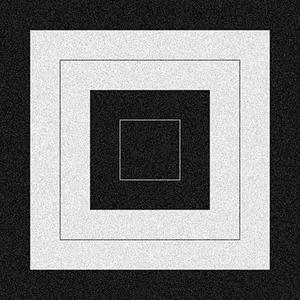
#> input picture ClassWork/box.jpg, 300 x 300 px, found by its file name
$ python basic_filter.py
#> lines starting #> are read from the running program, lines starting #| are printed output that depends on the picture
### ClassWork/kernal_generator.py
import numpy as np
import math
import numpy as np
import scipy.ndimage as ndimage

def generateGaussianKernel(sigmaX, sigmaY, MUL = 7, cx = -1, cy = -1):
#> called with sigmaX = 1, sigmaY = 1, MUL = 5, cx = -1, cy = -1
    w = int(sigmaX * MUL) | 1
    h = int(sigmaY * MUL) | 1

    #print(w,h)

    if cx == -1:
        cx = w // 2
    if cy == -1:
        cy = h // 2

    kernel = np.zeros((w, h))
    c = 1 / ( 2 * 3.1416 * sigmaX * sigmaY )

    for x in range(w):
        for y in range(h):
            dx = x - cx
            dy = y - cy

            x_part = (dx*dx) / (sigmaX * sigmaX)
            y_part = (dy*dy) / (sigmaY * sigmaY)

            kernel[x][y] = c * math.exp( - 0.5 * (x_part + y_part) )

    formatted_kernel = kernel / np.min(kernel)
    formatted_kernel = formatted_kernel.astype(int)

    #print("Formatted gaussian filter")
    #print(formatted_kernel)

    return kernel

# [22 lines left out: functions generateMeanKernel, generateLaplacianKernel, not called in this run]

def generateLogKernel(sigma, MUL = 7):
    n = int(sigma * MUL)
    n = n | 1

    kernel = np.zeros( (n,n) )

    center = n // 2
    part1 = -1 / (np.pi * sigma**4)

    for x in range(n):
        for y in range(n):
            dx = x - center
            dy = y - center

            part2 = (dx**2 + dy**2) / (2 * sigma**2)

            kernel[x][y] =  part1 * (1 - part2) * np.exp(-part2)

    #print("Formatted LoG kernel")

    mn = np.min(np.abs(kernel))
    print( (kernel / mn).astype(int) )

    return kernel

# [14 lines left out: function generateSobelKernel, not called in this run]

def testKernel():
    # [8 lines of commented-out code are left out]

    kernel = generateLogKernel(1.4)
    #print(kernel)

    #kernel = generateSobelKernel( horiz = False )
    #print(kernel)

    print("I don't know")


testKernel()

### ClassWork/basic_filter.py
import numpy as np
import cv2
import math
from kernal_generator import *
from enum import Enum

class InputImageType(Enum):
    GRAY = 1
    COLOR = 2
    HSV = 3

def pad_image(image, kernel_height, kernel_width, kernel_center):
    pad_top = kernel_center[0]
    pad_bottom = kernel_height - kernel_center[0] - 1
    pad_left = kernel_center[1]
    pad_right = kernel_width - kernel_center[1] - 1

    padded_image = np.pad(image, ((pad_top, pad_bottom), (pad_left, pad_right)), mode='constant', constant_values = 0)
    return padded_image

def performConvol(imagePath, kernel, imageType = InputImageType.GRAY, kernel_center = (-1,-1)): # kernel_center = (y,x) # ( h, w )

#> called with imagePath = 'ClassWork\\box.jpg', kernel = array of shape (9, 9), kernel_center = (0, 0)
    image = cv2.imread( imagePath, cv2.IMREAD_GRAYSCALE )
#> image is the input picture: shape (300, 300); min 0, max 255, mean 122.3

    cv2.imshow('input image in grayscale',image)
    cv2.waitKey(0)

    kernel_height, kernel_width = len(kernel), len(kernel[0])


    # if kernel center is not defined, then it will use the center symmetric center
    if kernel_center[0] == -1:
        kernel_center = ( kernel_width // 2, kernel_height // 2 )

    # pad the input image based on kernel and center
    padded_image = pad_image(image = image,  kernel_height = kernel_height, kernel_width = kernel_width, kernel_center = kernel_center)
#> in pad_image, `padded_image = np.pad(image, ((pad_top, pad_bottom), (pad_left, pad_ri..`:
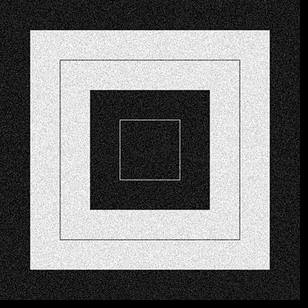
#> padded_image: shape (308, 308); min 0, max 255, mean 116.1

    # generating output with dummy zeros(0)
    output = np.zeros_like(padded_image, dtype='float32')

    # padded image height, width
    padded_height, padded_width = padded_image.shape
#> padded_height = 308; padded_width = 308

    kcy = kernel_center[0]
    kcx = kernel_center[1]

    # iterating through height. For (1,1) kernel, it iterates from 1 to (h - 1)
    for y in range( kcy, padded_height - ( kernel_height - (kcy+1)) ):
        # iterate through width. For (1,1) kernel, it iterates from 1 to (w - 1)
        for x in range( kcx, padded_width - ( kernel_width - (kcx + 1)) ):

            # calculating the portion in image, that will be convoluted now
            image_start_x = x - kernel_center[1]
            image_start_y = y - kernel_center[0]

            sum = 0
            N = kernel_width // 2
            for kx in range( -N, N+1):
                for ky in range( -N, N+1 ):
                    rel_pos_in_kernel_x = kx + N # 0
                    rel_pos_in_kernel_y = ky + N # 0

                    rel_pos_in_image_x = N - kx # 2
                    rel_pos_in_image_y = N - ky # 2

                    act_pos_in_image_x = rel_pos_in_image_x + image_start_x # 2 + 2 = 4
                    act_pos_in_image_y = rel_pos_in_image_y + image_start_y # 3 + 2 = 5

                    k_val = kernel[ rel_pos_in_kernel_x ][ rel_pos_in_kernel_y ]
                    i_val = padded_image[ act_pos_in_image_y ][ act_pos_in_image_x ]

                    sum +=  k_val * i_val

                output[y,x] = sum
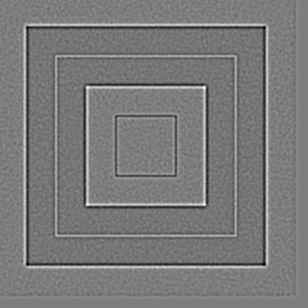
#> output: shape (308, 308) float32; min -44, max 44.37, mean -1.5; drawn with min black and max white

    # Crop the output to the original image size
    out = output[kernel_center[0]:-kernel_height + kernel_center[0] + 1, kernel_center[1]:-kernel_width + kernel_center[1] + 1]
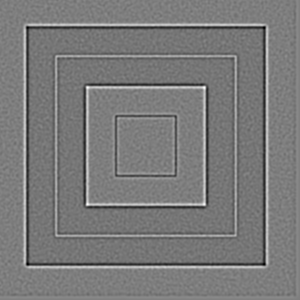
#> out: shape (300, 300) float32; min -44, max 44.37, mean -1.5; drawn with min black and max white

    # print('Before normalizing')
    # print(out)


    cv2.normalize(out,out,0,255,cv2.NORM_MINMAX)
    out = np.round(out).astype(np.uint8)
    # print('After normalizing')
    # print(out)

    #out = cv2.filter2D(src=img, ddepth=-1, kernel=kernel)
    cv2.imshow('Output image', out)

    cv2.waitKey(0)
    cv2.destroyAllWindows()


kernel = generateGaussianKernel( sigmaX = 1, sigmaY = 1, MUL = 5, cx = -1, cy = -1 )
# [10 lines of commented-out code are left out]

kernel = generateLogKernel(sigma = 1.4)
# [6 lines of commented-out code are left out]

performConvol('ClassWork\\box.jpg',kernel=kernel, imageType=InputImageType.GRAY, kernel_center = (0,0))
#performConvol('image_girl.jpg',kernel=kernel, imageType=InputImageType.GRAY)
